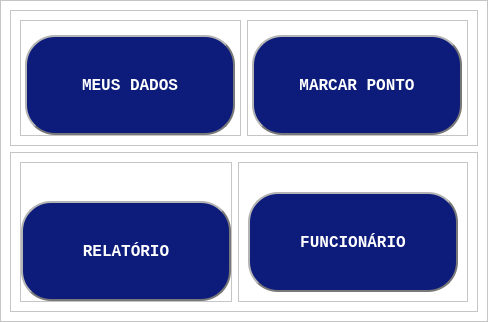
      <widget class="QWidget" name="main_pg">
       <property name="sizePolicy">
        <sizepolicy hsizetype="Expanding" vsizetype="Expanding">
         <horstretch>0</horstretch>
         <verstretch>0</verstretch>
        </sizepolicy>
       </property>
       <property name="styleSheet">
        <string notr="true">background-color: rgb(255, 255, 255);</string>
       </property>
       <layout class="QVBoxLayout" name="verticalLayout_12">
        <property name="spacing">
         <number>0</number>
        </property>
        <property name="leftMargin">
         <number>0</number>
        </property>
        <property name="topMargin">
         <number>0</number>
        </property>
        <property name="rightMargin">
         <number>0</number>
        </property>
        <property name="bottomMargin">
         <number>0</number>
        </property>
        <item>
         <widget class="QFrame" name="escolha_primaria">
          <property name="sizePolicy">
           <sizepolicy hsizetype="Expanding" vsizetype="Expanding">
            <horstretch>0</horstretch>
            <verstretch>0</verstretch>
           </sizepolicy>
          </property>
          <property name="frameShape">
           <enum>QFrame::StyledPanel</enum>
          </property>
          <property name="frameShadow">
           <enum>QFrame::Raised</enum>
          </property>
          <layout class="QVBoxLayout" name="verticalLayout_57">
           <item>
            <widget class="QFrame" name="frame_40">
             <property name="frameShape">
              <enum>QFrame::StyledPanel</enum>
             </property>
             <property name="frameShadow">
              <enum>QFrame::Raised</enum>
             </property>
             <layout class="QHBoxLayout" name="horizontalLayout_4">
              <item>
               <widget class="QFrame" name="user_data_grid">
                <property name="minimumSize">
                 <size>
                  <width>0</width>
                  <height>0</height>
                 </size>
                </property>
                <property name="frameShape">
                 <enum>QFrame::StyledPanel</enum>
                </property>
                <property name="frameShadow">
                 <enum>QFrame::Raised</enum>
                </property>
                <layout class="QVBoxLayout" name="verticalLayout_9">
                 <property name="spacing">
                  <number>0</number>
                 </property>
                 <property name="leftMargin">
                  <number>0</number>
                 </property>
                 <property name="topMargin">
                  <number>0</number>
                 </property>
                 <property name="rightMargin">
                  <number>0</number>
                 </property>
                 <property name="bottomMargin">
                  <number>0</number>
                 </property>
                 <item>
                  <widget class="QLabel" name="label">
                   <property name="text">
                    <string/>
                   </property>
                   <property name="pixmap">
                    <pixmap resource="icons.qrc">:/icons/telas e icons/icons/Bianca/Icones e Imagens/IconeMeusDados.svg</pixmap>
                   </property>
                   <property name="alignment">
                    <set>Qt::AlignCenter</set>
                   </property>
                  </widget>
                 </item>
                 <item alignment="Qt::AlignHCenter">
                  <widget class="QPushButton" name="meus_dados2_btn">
                   <property name="minimumSize">
                    <size>
                     <width>210</width>
                     <height>100</height>
                    </size>
                   </property>
                   <property name="maximumSize">
                    <size>
                     <width>210</width>
                     <height>100</height>
                    </size>
                   </property>
                   <property name="font">
                    <font>
                     <family>Lucida Console</family>
                     <pointsize>12</pointsize>
                     <weight>75</weight>
                     <bold>true</bold>
                    </font>
                   </property>
                   <property name="cursor">
                    <cursorShape>PointingHandCursor</cursorShape>
                   </property>
                   <property name="styleSheet">
                    <string notr="true">background-color: rgb(13, 28, 122);
color: rgb(255, 255, 255);
border-radius: 30px;
border-style: outset;
border-width: 2px;
border-color: rgb(120, 120, 120);</string>
                   </property>
                   <property name="text">
                    <string>MEUS DADOS</string>
                   </property>
                  </widget>
                 </item>
                </layout>
               </widget>
              </item>
              <item>
               <widget class="QFrame" name="user_marc_grid">
                <property name="frameShape">
                 <enum>QFrame::StyledPanel</enum>
                </property>
                <property name="frameShadow">
                 <enum>QFrame::Raised</enum>
                </property>
                <layout class="QVBoxLayout" name="verticalLayout_10">
                 <property name="spacing">
                  <number>0</number>
                 </property>
                 <property name="leftMargin">
                  <number>0</number>
                 </property>
                 <property name="topMargin">
                  <number>0</number>
                 </property>
                 <property name="rightMargin">
                  <number>0</number>
                 </property>
                 <property name="bottomMargin">
                  <number>0</number>
                 </property>
                 <item>
                  <widget class="QLabel" name="label_2">
                   <property name="text">
                    <string/>
                   </property>
                   <property name="pixmap">
                    <pixmap resource="icons.qrc">:/icons/telas e icons/icons/Bianca/Icones e Imagens/IconeMarcarPonto.svg</pixmap>
                   </property>
                   <property name="scaledContents">
                    <bool>false</bool>
                   </property>
                   <property name="alignment">
                    <set>Qt::AlignCenter</set>
                   </property>
                  </widget>
                 </item>
                 <item alignment="Qt::AlignHCenter">
                  <widget class="QPushButton" name="marcaponto_btn2">
                   <property name="minimumSize">
                    <size>
                     <width>210</width>
                     <height>100</height>
                    </size>
                   </property>
                   <property name="maximumSize">
                    <size>
                     <width>210</width>
                     <height>100</height>
                    </size>
                   </property>
                   <property name="font">
                    <font>
                     <family>Lucida Console</family>
                     <pointsize>12</pointsize>
                     <weight>75</weight>
                     <bold>true</bold>
                    </font>
                   </property>
                   <property name="cursor">
                    <cursorShape>PointingHandCursor</cursorShape>
                   </property>
                   <property name="styleSheet">
                    <string notr="true">background-color: rgb(13, 28, 122);
color: rgb(255, 255, 255);
border-radius: 30px;
border-style: outset;
border-width: 2px;
border-color: rgb(120, 120, 120);</string>
                   </property>
                   <property name="text">
                    <string>MARCAR PONTO</string>
                   </property>
                  </widget>
                 </item>
                </layout>
               </widget>
              </item>
             </layout>
            </widget>
           </item>
           <item>
            <widget class="QFrame" name="frame_41">
             <property name="frameShape">
              <enum>QFrame::StyledPanel</enum>
             </property>
             <property name="frameShadow">
              <enum>QFrame::Raised</enum>
             </property>
             <layout class="QHBoxLayout" name="horizontalLayout_22">
              <item>
               <widget class="QFrame" name="user_report_grid">
                <property name="frameShape">
                 <enum>QFrame::StyledPanel</enum>
                </property>
                <property name="frameShadow">
                 <enum>QFrame::Raised</enum>
                </property>
                <layout class="QVBoxLayout" name="verticalLayout_11">
                 <property name="spacing">
                  <number>0</number>
                 </property>
                 <property name="leftMargin">
                  <number>0</number>
                 </property>
                 <property name="topMargin">
                  <number>0</number>
                 </property>
                 <property name="rightMargin">
                  <number>0</number>
                 </property>
                 <property name="bottomMargin">
                  <number>0</number>
                 </property>
                 <item>
                  <widget class="QLabel" name="label_3">
                   <property name="text">
                    <string/>
                   </property>
                   <property name="pixmap">
                    <pixmap resource="icons.qrc">:/icons/telas e icons/icons/Bianca/Icones e Imagens/IconeRelatório.svg</pixmap>
                   </property>
                   <property name="alignment">
                    <set>Qt::AlignCenter</set>
                   </property>
                  </widget>
                 </item>
                 <item alignment="Qt::AlignHCenter">
                  <widget class="QPushButton" name="relatorio_btn2">
                   <property name="minimumSize">
                    <size>
                     <width>210</width>
                     <height>100</height>
                    </size>
                   </property>
                   <property name="maximumSize">
                    <size>
                     <width>210</width>
                     <height>100</height>
                    </size>
                   </property>
                   <property name="font">
                    <font>
                     <family>Lucida Console</family>
                     <pointsize>12</pointsize>
                     <weight>75</weight>
                     <bold>true</bold>
                    </font>
                   </property>
                   <property name="cursor">
                    <cursorShape>PointingHandCursor</cursorShape>
                   </property>
                   <property name="styleSheet">
                    <string notr="true">background-color: rgb(13, 28, 122);
color: rgb(255, 255, 255);
border-radius: 30px;
border-style: outset;
border-width: 2px;
border-color: rgb(120, 120, 120);</string>
                   </property>
                   <property name="text">
                    <string>RELATÓRIO</string>
                   </property>
                  </widget>
                 </item>
                </layout>
               </widget>
              </item>
              <item alignment="Qt::AlignHCenter">
               <widget class="QFrame" name="user_funcionario_grid">
                <property name="frameShape">
                 <enum>QFrame::StyledPanel</enum>
                </property>
                <property name="frameShadow">
                 <enum>QFrame::Raised</enum>
                </property>
                <layout class="QVBoxLayout" name="verticalLayout_56">
                 <item>
                  <widget class="QLabel" name="label_20">
                   <property name="maximumSize">
                    <size>
                     <width>16777215</width>
                     <height>16777215</height>
                    </size>
                   </property>
                   <property name="text">
                    <string/>
                   </property>
                   <property name="pixmap">
                    <pixmap resource="icons.qrc">:/icons/telas e icons/icons/Bianca/Icones e Imagens/IconeFuncionario2.svg</pixmap>
                   </property>
                   <property name="scaledContents">
                    <bool>true</bool>
                   </property>
                   <property name="alignment">
                    <set>Qt::AlignCenter</set>
                   </property>
                  </widget>
                 </item>
                 <item>
                  <widget class="QPushButton" name="funcionarios_btn2">
                   <property name="minimumSize">
                    <size>
                     <width>210</width>
                     <height>100</height>
                    </size>
                   </property>
                   <property name="maximumSize">
                    <size>
                     <width>210</width>
                     <height>100</height>
                    </size>
                   </property>
                   <property name="font">
                    <font>
                     <family>Lucida Console</family>
                     <pointsize>12</pointsize>
                     <weight>75</weight>
                     <bold>true</bold>
                    </font>
                   </property>
                   <property name="cursor">
                    <cursorShape>PointingHandCursor</cursorShape>
                   </property>
                   <property name="styleSheet">
                    <string notr="true">background-color: rgb(13, 28, 122);
color: rgb(255, 255, 255);
border-radius: 30px;
border-style: outset;
border-width: 2px;
border-color: rgb(120, 120, 120);</string>
                   </property>
                   <property name="text">
                    <string>FUNCIONÁRIO</string>
                   </property>
                  </widget>
                 </item>
                </layout>
               </widget>
              </item>
             </layout>
            </widget>
           </item>
          </layout>
         </widget>
        </item>
       </layout>
      </widget>
